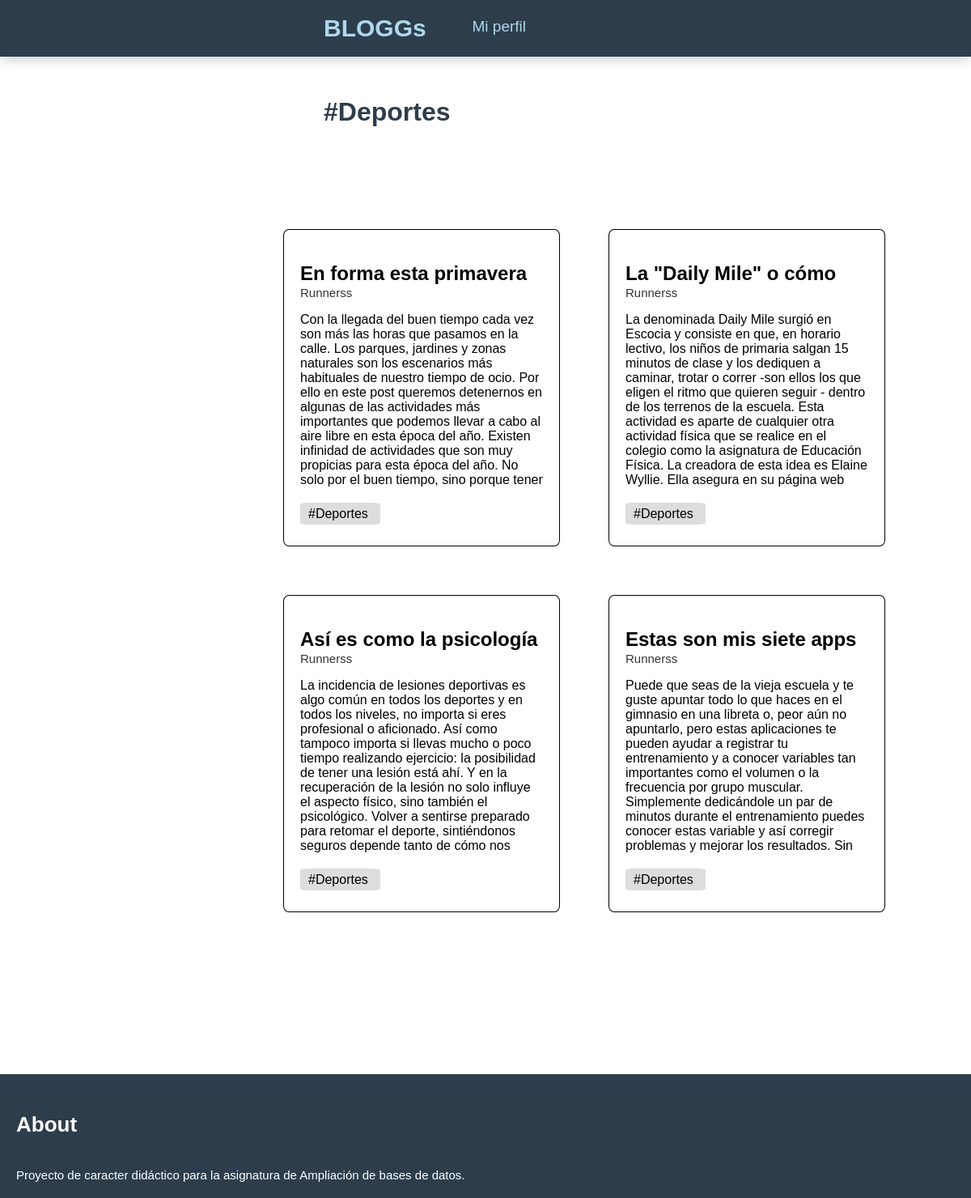
The app's page /views/category.php?cat=Deportes with its own data.
### tables this page shows
CREATE TABLE `post` (
  `id_post` int(11) NOT NULL,
  `title` varchar(500) NOT NULL,
  `mail` varchar(100) NOT NULL,
  `id_category` tinyint(4) NOT NULL,
  `ptext` text NOT NULL
);

CREATE TABLE `user` (
  `mail` varchar(100) NOT NULL,
  `password` varchar(100) NOT NULL,
  `blogname` varchar(100) NOT NULL
);

CREATE TABLE `categories` (
  `id_category` tinyint(4) NOT NULL,
  `value` varchar(100) NOT NULL
);

### models/entidadBase.php (called while the page is built, shortened)
<?php
require_once $_SERVER['DOCUMENT_ROOT']."/config/conectar.php";
class EntidadBase{
    private $db;
    public function db() {
        return $this->db;
    }
    public function __construct($table, $class) {
    		try{
    			$conectar=new Conectar();
    			$this->db=$conectar->getConexion();
    		}catch(Excepcion $e){
    			error_log("MySQL: Code: ".$e->getCode(). " Desc: " .$e->getMessage() ,0);
    			throw new Exception($e);
    		}
    }
}
?>

### config/conectar.php (called while the page is built, shortened)
<?php
class Conectar{
    private $servername, $username, $password, $database, $driver;
    public function __construct() {
		$ini_array = parse_ini_file("entorno.ini", true);
		if($ini_array==null)
			throw new Exception('MySQL: Error al abrir entorno configuración para conexión BBDD');
		else{
			$this->servername=$ini_array['BLOGGS']['servername'];
			$this->username=$ini_array['BLOGGS']['username'];
			$this->password=$ini_array['BLOGGS']['password'];
			$this->database=$ini_array['BLOGGS']['database'];
		  }
    }
    public function getConexion(){
        if($this->driver=="mysql" || $this->driver==null){
        	$db = new mysqli($this->servername, $this->username, $this->password, $this->database);
        }
        return $db;
    }
}
?>

### models/postslist.php (the view, shortened to what this page needs)
<?php
require_once 'entidadBase.php';
class PostsList extends EntidadBase {
  public function categoria($cat){
    $req=$this->db()->query("SELECT * FROM post JOIN categories on(post.id_category = categories.id_category)
                                JOIN user on(user.mail = post.mail) WHERE post.id_category= '".$cat."'");
    $filas = $this->showData($req);
    $this->showAllList($filas);
  }
  private function showAllList($filas){
    $posts=count($filas);
    $height=600+(floor(($posts-1)/3))*450;
    echo '<div id=topentradas style="height:'.$height.'px">';
    echo '<ul>';
          $i =0;
          while($i<$posts){
            echo '<a href="../views/viewpost.php?id='.$filas[$i]['id_post'].'" style="text-decoration:none;color:black;"><li class=ipost style="float: left;">';
            echo '<h2 class=ptitle>'.$filas[$i]['title'].'</h2>';
            echo '<p class=psubtitle>'.$filas[$i]['blogname'].'</p>';
            echo '<p class=ptext>'.$filas[$i]['ptext'].'</p>';
            echo '<a href"" class=postcat>#'.$filas[$i]['value'].'</a>';
            echo '</li></a>';
            $i++;
          }
    echo '</ul></div>';
  }
}
?>

### css/postlist.css (style rules this page uses)
#topentradas { margin-left: 300px; margin-top: 100px; padding: 10px; }
.ipost { height: 350px; width: 300px; margin-right: 60px; margin-bottom: 60px; border-color: black; border-radius: 2%; border-width: 0.5px; border-style: solid; display: inline; list-style-type: none; padding: 20px; }
.postcat { padding-left: 10px; padding-right: 15px; padding-top: 5px; padding-bottom: 5px; background-color: #ddd; border-radius: 8% }
.ptitle { margin-bottom: 0; max-height: 27px; overflow: hidden; }
.psubtitle { margin-top: 2px; color: #333; font-size: 15px; }
.ptext { max-height: 215px; overflow: hidden; margin-bottom: 25px; }

### css/profile.css (style rules this page uses)
body { margin: 0px; font-family:sans-serif; }

### records on screen
post: title "En forma esta primavera…", user.blogname "Runnerss", ptext "Con la llegada del buen tiempo cada vez son más las horas que pasamos en la calle. Los parques, jardines y zonas naturales son los escenarios más habituales de nuestro tiempo de ocio. Por ello en este post queremos detenernos en algunas de las actividades más importantes que podemos llevar a cabo al aire libre en esta época del año. Existen infinidad de actividades que son muy propicias para esta época del año. No solo por el buen tiempo, sino porque tener…", id_category.value "Deportes"
post: title "La \"Daily Mile\" o cómo…", user.blogname "Runnerss", ptext "La denominada Daily Mile surgió en Escocia y consiste en que, en horario lectivo, los niños de primaria salgan 15 minutos de clase y los dediquen a caminar, trotar o correr -son ellos los que eligen el ritmo que quieren seguir - dentro de los terrenos de la escuela. Esta actividad es aparte de cualquier otra actividad física que se realice en el colegio como la asignatura de Educación Física. La creadora de esta idea es Elaine Wyllie. Ella asegura en su página web…", id_category.value "Deportes"
post: title "Así es como la psicología…", user.blogname "Runnerss", ptext "La incidencia de lesiones deportivas es algo común en todos los deportes y en todos los niveles, no importa si eres profesional o aficionado. Así como tampoco importa si llevas mucho o poco tiempo realizando ejercicio: la posibilidad de tener una lesión está ahí. Y en la recuperación de la lesión no solo influye el aspecto físico, sino también el psicológico. Volver a sentirse preparado para retomar el deporte, sintiéndonos seguros depende tanto de cómo nos…", id_category.value "Deportes"
post: title "Estas son mis siete apps…", user.blogname "Runnerss", ptext "Puede que seas de la vieja escuela y te guste apuntar todo lo que haces en el gimnasio en una libreta o, peor aún no apuntarlo, pero estas aplicaciones te pueden ayudar a registrar tu entrenamiento y a conocer variables tan importantes como el volumen o la frecuencia por grupo muscular. Simplemente dedicándole un par de minutos durante el entrenamiento puedes conocer estas variable y así corregir problemas y mejorar los resultados. Sin…", id_category.value "Deportes"

### other values on screen
$_GET["cat"] "Deportes"
